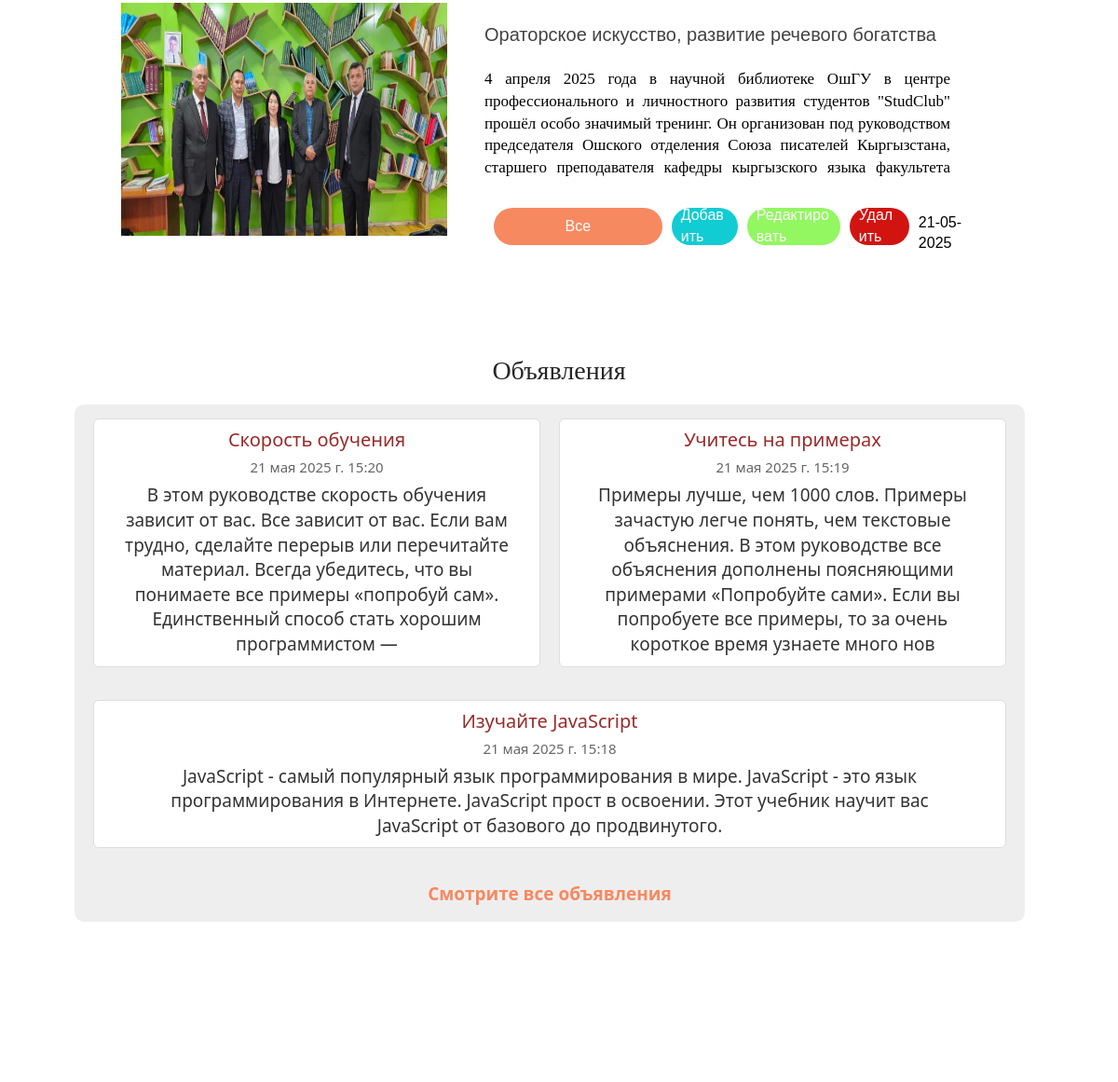
/ (middle part), run on an earlier commit of the app's database.
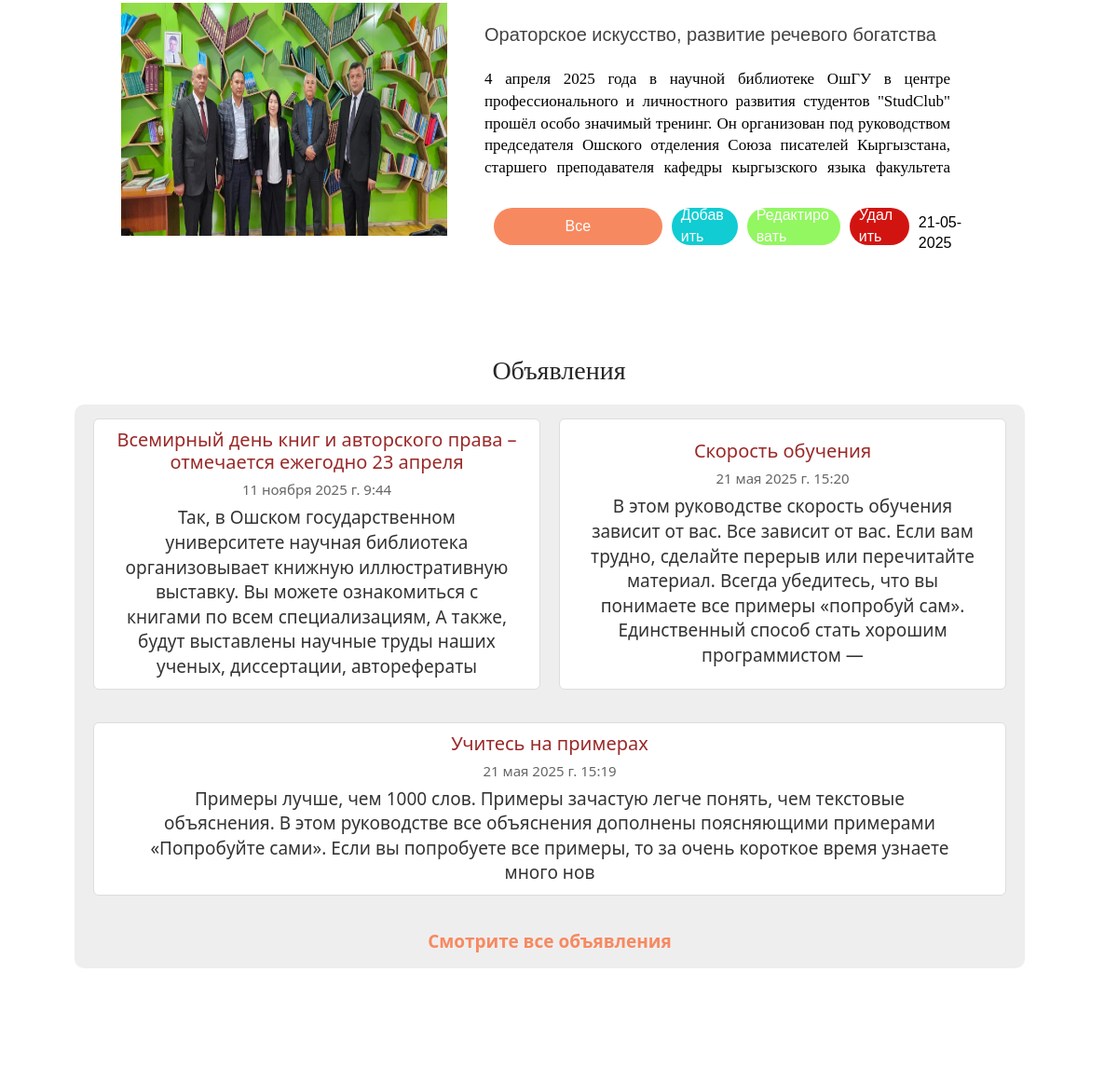
And on a later commit of the database.
### home/models.py (models this page shows, shortened)
class News(models.Model):
    title = models.CharField(max_length=200, verbose_name='Заголовок')
    text = models.TextField(verbose_name='Текст')
    image = models.ImageField(null=True, blank=True, verbose_name='Картинки')
    social_website = models.URLField(max_length=200, blank=True, null=True, verbose_name='Ссылка')
    create_date = models.DateTimeField(auto_now=True, verbose_name='Дата')
    news_view = models.IntegerField(default=0)
    class Meta:
        ordering = ('-id',)
        verbose_name = 'Новости'
        verbose_name_plural = 'Новости'

class Ads(models.Model):
    title = models.CharField(max_length=200, blank=True, null=True, verbose_name='Заголовок')
    text = models.TextField()
    create_date = models.DateTimeField(auto_now=True, verbose_name='Дата')
    class Meta:
        ordering = ('-id',)
        verbose_name = 'Обявление'
        verbose_name_plural = 'Обявление'

### home/views.py (the view)
# urls.py: path('', views.homepage, name='home'),
def homepage(request):
    books = Book.objects.all().order_by('-id')[0:5]
    news = News.objects.all().order_by('-create_date')[0:3]
    last_news = News.objects.order_by('-create_date').first()
    adt = Ads.objects.all().order_by('-id')[0:3]
    structure = Structure.objects.all()
    about = About.objects.all()
    history = History.objects.filter(id=1)
    history1 = History.objects.filter(id=4)
    videos = Video.objects.all()
    context = {'news': news, 'last_news': last_news, 'adt': adt, 'structure': structure,
                'about': about, 'books': books, 'videos': videos,
                'history': history, 'history1': history1}
    return render(request, 'home.html', context)

### home/views.py (called while the page is built)
def categories(request):
    categories = Category.objects.all().order_by('id')[0:12]
    categories1 = Category.objects.all().order_by('id')[12:23]
    categories2 = Category.objects.all().order_by('id')[23:43]
    return {'categories': categories, 'categories1': categories1, 'categories2': categories2}

### templates/home.html (shortened to what this page needs)
{% extends 'index.html' %}
{% load static %}
{% load embed_video_tags %}
{% load i18n %}
{% block content %}
{% include 'navbar.html' %}
<head>
	{% load static %}
	<link href="https://cdnjs.cloudflare.com/ajax/libs/font-awesome/5.15.4/css/all.min.css" rel="stylesheet">
</head>
<link rel="stylesheet" type="text/css" href="{% static 'style/style.css' %}">
<link rel="stylesheet" href="{% static 'pdf-js/web/viewer.css' %}">
</head>
</head>
<body>
	<div class="outer-container-home">
		<div data-hcolor="#ff6600" class="section clip_none bg_text show_btn no_image section301 animate"
			style="background-color:#ffffff;background-image:url(/img/1920x0/image_10047.jpg);padding-top:90px;padding-bottom:70px;"
			data-id="4722812" id="b_4722812"><a name="anchor7"></a>
			<div class="section_inner width1170">
				{% for new in news %}
				<div class="arr1 size_700x500 btn_under_text">
					<div data-link="" class="image1 link_on size_700x500 ">
						<img data-lazy="1" loading="lazy" width="350px" height="250px" src="{{new.image.url}}">
					</div>
					<div class="right size_700x500 btn_under_text ">
						<div class="txt1 ">
							<p><span style="color:#424242"><span
										style="font-size:20px"><strong>{{new.title}}</strong></span></span></p>
							<p><br></p>
							<p style="text-align: justify; padding-right: 10px;"><span style="font-family:montserrat"><span style="font-size:17px">{{ new.text|truncatewords:60|linebreaksbr}}</span></span></p>
						</div>
						<div class="date-right">
							<a href="{% url 'news' %}" class="btn1 surround  dark" data-hcolor="#f78960"
								style="background-color:#f78960; border-radius: 2em; box-shadow: 0">{% trans 'Все' %}</a>
							<a href="{% url 'news' %}" class="btn-delete" style="background-color:#11ccd2; border-radius: 2em; ">Добавить</a>
							<a href="{% url 'news' %}" class="btn-edit" style="background-color:#92f760; border-radius: 2em; "><img src="../static/img/icon/pencil.png" alt=""> Редактировать</a>
							<a href="{% url 'news' %}" class="btn-delete" style="background-color:#d21411; border-radius: 2em; ">Удалить</a>
							<p class="date-p">{{ new.create_date|date:"d-m-Y"}}</p>
						</div>
					</div>
				</div>
				{% endfor %}
			</div>
		</div>
		<div class="obyavlenie">
			<div class="announcement-column">
				<div class="section-title-new">
					<a href="{% url 'adt' %}">{% trans 'Объявления' %}</a>
				</div>
				<div class="announcement-group" style="margin-top:15px;">
					{% for a in adt %}
					<div class="announcement"
						style="margin-bottom:15px;padding:10px;border:1px solid #ddd;border-radius:6px;">
						<h4 style="margin:0 0 5px;font-size:20px; color: #9a2929;">{{a.title}}</h4>
						<p class="date" style="margin:0;font-size:15px;color:#666;">{{a.create_date}}</p>
						<p style="margin:5px 0 0;font-size:19px;line-height:1.4;">{{a.text|slice:":250"}}</p>
					</div>
					{% endfor %}
					<div class="announcement-footer" style="margin-top:-15px;">
						<a href="{% url 'adt' %}" id="a-announcement-footer"
							style="font-size:19px;color:#f78960;text-decoration:none;">
							{% trans 'Смотрите все объявления' %}
						</a>
					</div>
				</div>
			</div>
		</div>
		<div style="display: flex;flex-direction: column; align-items: center;  justify-content: center;background-color: #fff;padding-top: 100px;">
		</div>
	</div>
</body>
</body>
{% endblock content %}

### templates/index.html (shortened to what this page needs)
{% load static %}
<!DOCTYPE html>
<html lang="ru-ru">
<head>
	<link rel="stylesheet" href="https://cdn.jsdelivr.net/npm/bootstrap@4.0.0/dist/css/bootstrap.min.css"
>
	<link rel="stylesheet" href="{% static 'style/normalize.min.css' %}" media="screen">
	<link rel="stylesheet" href="{% static 'style/modal.min.css' %}" media="screen">
	<link rel="stylesheet" href="{% static 'style/aziz.css' %}" media="screen">
	<link rel="stylesheet" href="{% static 'style/tobiz.css' %}">
	<link rel="stylesheet" href="{% static 'style/media.css' %}">
	<link rel="stylesheet" href="{% static 'style/style.css' %}">
	<link href="{% static 'style/css2.css' %}" rel="stylesheet">
	<link rel="stylesheet" href="{% static 'style/css.css' %}" type="text/css">
	<link rel="stylesheet" href="{% static 'style/icon.css' %}" type="text/css">
	<link rel="stylesheet" href="{% static 'style/fa.min.css' %}" type="text/css">
</head>
{% block content %}
{% endblock content %}
</html>

### templates/navbar.html (shortened to what this page needs)
{% load i18n %}
{% load static %}
<!DOCTYPE html>
<html lang="ru">
<head>
<link rel="stylesheet" type="text/css" href="{% static 'style/style.css' %}">
<link rel="stylesheet" href="/static/style/style.css">
<link href="https://cdnjs.cloudflare.com/ajax/libs/font-awesome/6.5.0/css/all.min.css" rel="stylesheet">
</head>
<body>
</body>
</html>

### static/style/aziz.css (style rules this page uses)
.btn-edit { color: #fff; font-size: 16px; height: 40px; margin-top: 10px; display: flex; justify-content: center; align-items: center; width: auto; padding: 0 10px; }
.btn-delete { color: #fff; font-size: 16px; height: 40px; margin-top: 10px; display: flex; justify-content: center; align-items: center; width: auto; padding: 0 10px; }

### static/style/media.css (style rules this page uses)
@media (max-width:1249px) { body { background-attachment: fixed } }

### static/style/style.css (style rules this page uses)
.outer-container-home { max-width: 1700px; position: relative; overflow: hidden; box-shadow: 0 0 15px rgb(0, 0, 0); margin: 0 auto; height: auto; }
.section-title-new { display: flex; justify-content: center; margin-top: -10px; }
.section-title-new a { margin-top: 20px; font-size: 28px; color: #272626; font-weight: 500; font-family: Georgia, serif; border: none; }
.announcement-column { max-width: 1050px; margin: 0 auto; padding: 15px; border-radius: 12px; font-family: "Segoe UI", sans-serif; height: 600px; }
.obyavlenie { background-color: #ffffff; height:500px ; }
.announcement-group { background: #dedcdc7a; padding: 20px 10px; border-radius: 10px; max-width: 2200px; width: 110%; margin: 40px 20px 0 -10px ; box-sizing: border-box; display: flex; flex-wrap: wrap; gap: 20px; justify-content: center; text-align: center; }
.announcement { flex: 1 1 calc(33.333% - 20px); background: #fff; padding: 20px; border: 1px solid #ddd; border-radius: 6px; box-sizing: border-box; display: flex; flex-direction: column; justify-content: center; align-items: center; min-width: 280px; }
.announcement .date { font-size: 25px; color: #666; margin-bottom: 15px; }
.announcement p { font-size: 22px; color: #333; line-height: 1.6; max-width: 90%; margin: 0 auto; }
.announcement-footer { width: 100%; margin-top: 30px; padding-top: 15px; text-align: center; font-size: 22px; color: #777; }
#a-announcement-footer { color: #800020; font-size: 22px; text-decoration: none; font-weight: 600; }
@media (max-width: 1400px) { .obyavlenie { height:750px ; } }
@media (max-width: 1400px) { .announcement-group { max-width: 100%; padding: 15px 20px; } }
@media (max-width: 1400px) { .announcement { flex: 1 1 calc(50% - 20px); } }
@media (max-width: 1400px) { .announcement .date { font-size: 16px; } }
@media (max-width: 1400px) { .announcement p { font-size: 18px; } }
@media (max-width: 1400px) { .announcement-footer { font-size: 18px; } }
@media (max-width: 1400px) { #a-announcement-footer { font-size: 20px; } }

### templates/index.html (style rules this page uses)
body, #wrapper { font-family: Montserrat, sans-serif; }
.section .btn1 { font-family: Montserrat, sans-serif }
:root { --cookie_btn_font: Montserrat, sans-serif--cookie_btn_bg:; --cookie_btn_bg_hover: ; --cookie_btn_color: #fff; }

### templates/navbar.html (style rules this page uses)
body { margin: 0; font-family: 'Segoe UI', sans-serif; background-color: #f9f9f9; }

### templates/home.html (style rules this page uses)
* { padding: 0; margin: 0; }
body { background: linear-gradient(rgba(255, 255, 255, 0.5), rgba(255, 255, 255, 0.5)), url('static/img/fon/fffon.jpeg'); justify-content: center; align-items: center; background-color: var(--main-bg); font-family: var(--paragraph-font); min-height: 100vh; }

What changed in the data, as far as the page shows it:
no longer on this page (row unchanged): Ads: title "Изучайте JavaScript", create_date "21 мая 2025 г. 15:18", text "JavaScript - самый популярный язык программирования в мире. JavaScript - это язык программирования в Интернете. JavaScript прост в освоении. Этот учебник научит вас JavaScript от базового до продвинутого."
added Ads: title "Всемирный день книг и авторского права – отмечается ежегодно 23 апреля", create_date "11 ноября 2025 г. 9:44", text "Так, в Ошском государственном университете научная библиотека организовывает книжную иллюстративную выставку. Вы можете ознакомиться с книгами по всем специализациям, А также, будут выставлены научные труды наших ученых, диссертации, авторефераты"
